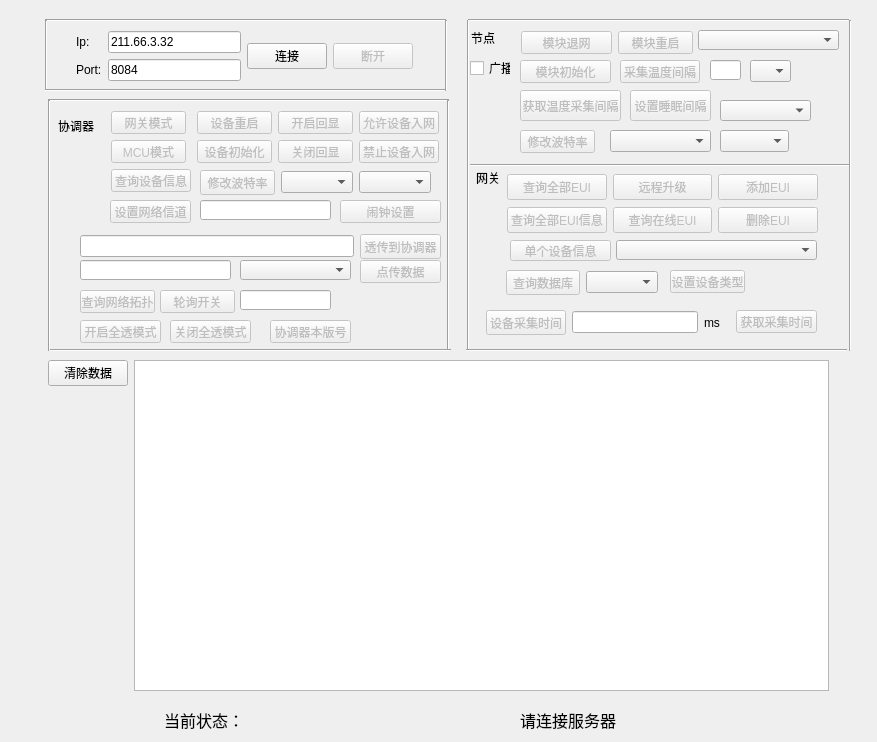
<?xml version="1.0" encoding="UTF-8"?>
<ui version="4.0">
 <class>DebugGateWay</class>
 <widget class="QDialog" name="DebugGateWay">
  <property name="geometry">
   <rect>
    <x>0</x>
    <y>0</y>
    <width>877</width>
    <height>742</height>
   </rect>
  </property>
  <property name="windowTitle">
   <string>调试工具Ver0.0</string>
  </property>
  <widget class="Line" name="line_13">
   <property name="geometry">
    <rect>
     <x>470</x>
     <y>150</y>
     <width>381</width>
     <height>31</height>
    </rect>
   </property>
   <property name="orientation">
    <enum>Qt::Horizontal</enum>
   </property>
  </widget>
  <widget class="Line" name="line_12">
   <property name="geometry">
    <rect>
     <x>448</x>
     <y>20</y>
     <width>41</width>
     <height>331</height>
    </rect>
   </property>
   <property name="orientation">
    <enum>Qt::Vertical</enum>
   </property>
  </widget>
  <widget class="QLabel" name="label_3">
   <property name="geometry">
    <rect>
     <x>58</x>
     <y>120</y>
     <width>54</width>
     <height>12</height>
    </rect>
   </property>
   <property name="text">
    <string>协调器</string>
   </property>
  </widget>
  <widget class="QComboBox" name="comboBox">
   <property name="geometry">
    <rect>
     <x>616</x>
     <y>240</y>
     <width>201</width>
     <height>20</height>
    </rect>
   </property>
  </widget>
  <widget class="Line" name="line_11">
   <property name="geometry">
    <rect>
     <x>830</x>
     <y>20</y>
     <width>41</width>
     <height>331</height>
    </rect>
   </property>
   <property name="orientation">
    <enum>Qt::Vertical</enum>
   </property>
  </widget>
  <widget class="Line" name="line_3">
   <property name="geometry">
    <rect>
     <x>436</x>
     <y>20</y>
     <width>20</width>
     <height>71</height>
    </rect>
   </property>
   <property name="orientation">
    <enum>Qt::Vertical</enum>
   </property>
  </widget>
  <widget class="QPushButton" name="mode_restart">
   <property name="enabled">
    <bool>false</bool>
   </property>
   <property name="geometry">
    <rect>
     <x>618</x>
     <y>31</y>
     <width>75</width>
     <height>23</height>
    </rect>
   </property>
   <property name="text">
    <string>模块重启</string>
   </property>
  </widget>
  <widget class="QWidget" name="layoutWidget">
   <property name="geometry">
    <rect>
     <x>48</x>
     <y>360</y>
     <width>781</width>
     <height>331</height>
    </rect>
   </property>
   <layout class="QGridLayout" name="gridLayout_6">
    <item row="1" column="0">
     <spacer name="verticalSpacer">
      <property name="orientation">
       <enum>Qt::Vertical</enum>
      </property>
      <property name="sizeHint" stdset="0">
       <size>
        <width>20</width>
        <height>40</height>
       </size>
      </property>
     </spacer>
    </item>
    <item row="0" column="0">
     <widget class="QPushButton" name="clear_data">
      <property name="text">
       <string>清除数据</string>
      </property>
     </widget>
    </item>
    <item row="0" column="1" rowspan="2">
     <widget class="QPlainTextEdit" name="plainTextEdit"/>
    </item>
   </layout>
  </widget>
  <widget class="QPushButton" name="temperature_IntervalI">
   <property name="enabled">
    <bool>false</bool>
   </property>
   <property name="geometry">
    <rect>
     <x>620</x>
     <y>60</y>
     <width>80</width>
     <height>23</height>
    </rect>
   </property>
   <property name="text">
    <string>采集温度间隔</string>
   </property>
  </widget>
  <widget class="QPushButton" name="mode_initialize">
   <property name="enabled">
    <bool>false</bool>
   </property>
   <property name="geometry">
    <rect>
     <x>520</x>
     <y>60</y>
     <width>91</width>
     <height>23</height>
    </rect>
   </property>
   <property name="text">
    <string>模块初始化</string>
   </property>
  </widget>
  <widget class="Line" name="line_5">
   <property name="geometry">
    <rect>
     <x>48</x>
     <y>85</y>
     <width>401</width>
     <height>31</height>
    </rect>
   </property>
   <property name="orientation">
    <enum>Qt::Horizontal</enum>
   </property>
  </widget>
  <widget class="QLabel" name="label_4">
   <property name="geometry">
    <rect>
     <x>471</x>
     <y>30</y>
     <width>31</width>
     <height>16</height>
    </rect>
   </property>
   <property name="text">
    <string>节点</string>
   </property>
  </widget>
  <widget class="Line" name="line_14">
   <property name="geometry">
    <rect>
     <x>466</x>
     <y>340</y>
     <width>381</width>
     <height>21</height>
    </rect>
   </property>
   <property name="orientation">
    <enum>Qt::Horizontal</enum>
   </property>
  </widget>
  <widget class="QWidget" name="layoutWidget_2">
   <property name="geometry">
    <rect>
     <x>76</x>
     <y>31</y>
     <width>337</width>
     <height>50</height>
    </rect>
   </property>
   <layout class="QGridLayout" name="gridLayout_5">
    <item row="0" column="0">
     <layout class="QGridLayout" name="gridLayout">
      <item row="0" column="0">
       <widget class="QLabel" name="label">
        <property name="text">
         <string>Ip:</string>
        </property>
       </widget>
      </item>
      <item row="0" column="1">
       <widget class="QLineEdit" name="ip_lineEdit">
        <property name="sizePolicy">
         <sizepolicy hsizetype="Expanding" vsizetype="Fixed">
          <horstretch>100</horstretch>
          <verstretch>100</verstretch>
         </sizepolicy>
        </property>
        <property name="text">
         <string>211.66.3.32</string>
        </property>
       </widget>
      </item>
      <item row="1" column="0">
       <widget class="QLabel" name="label_2">
        <property name="text">
         <string>Port:</string>
        </property>
       </widget>
      </item>
      <item row="1" column="1">
       <widget class="QLineEdit" name="port_lineEdit">
        <property name="text">
         <string>8084</string>
        </property>
       </widget>
      </item>
     </layout>
    </item>
    <item row="0" column="1">
     <layout class="QHBoxLayout" name="horizontalLayout">
      <item>
       <widget class="QPushButton" name="connect">
        <property name="text">
         <string>连接</string>
        </property>
       </widget>
      </item>
      <item>
       <widget class="QPushButton" name="disconnect">
        <property name="enabled">
         <bool>false</bool>
        </property>
        <property name="text">
         <string>断开</string>
        </property>
        <property name="iconSize">
         <size>
          <width>16</width>
          <height>25</height>
         </size>
        </property>
       </widget>
      </item>
     </layout>
    </item>
   </layout>
  </widget>
  <widget class="Line" name="line">
   <property name="geometry">
    <rect>
     <x>45</x>
     <y>10</y>
     <width>401</width>
     <height>20</height>
    </rect>
   </property>
   <property name="orientation">
    <enum>Qt::Horizontal</enum>
   </property>
  </widget>
  <widget class="Line" name="line_8">
   <property name="geometry">
    <rect>
     <x>433</x>
     <y>100</y>
     <width>31</width>
     <height>251</height>
    </rect>
   </property>
   <property name="orientation">
    <enum>Qt::Vertical</enum>
   </property>
  </widget>
  <widget class="Line" name="line_4">
   <property name="geometry">
    <rect>
     <x>36</x>
     <y>20</y>
     <width>20</width>
     <height>71</height>
    </rect>
   </property>
   <property name="orientation">
    <enum>Qt::Vertical</enum>
   </property>
  </widget>
  <widget class="QLineEdit" name="lineEdit">
   <property name="geometry">
    <rect>
     <x>710</x>
     <y>60</y>
     <width>31</width>
     <height>20</height>
    </rect>
   </property>
  </widget>
  <widget class="QLabel" name="label_5">
   <property name="geometry">
    <rect>
     <x>476</x>
     <y>170</y>
     <width>31</width>
     <height>16</height>
    </rect>
   </property>
   <property name="text">
    <string>网关</string>
   </property>
  </widget>
  <widget class="Line" name="line_2">
   <property name="geometry">
    <rect>
     <x>45</x>
     <y>80</y>
     <width>401</width>
     <height>20</height>
    </rect>
   </property>
   <property name="orientation">
    <enum>Qt::Horizontal</enum>
   </property>
  </widget>
  <widget class="QPushButton" name="mode_quit">
   <property name="enabled">
    <bool>false</bool>
   </property>
   <property name="geometry">
    <rect>
     <x>521</x>
     <y>31</y>
     <width>91</width>
     <height>23</height>
    </rect>
   </property>
   <property name="text">
    <string>模块退网</string>
   </property>
  </widget>
  <widget class="QWidget" name="layoutWidget_3">
   <property name="geometry">
    <rect>
     <x>507</x>
     <y>173</y>
     <width>311</width>
     <height>63</height>
    </rect>
   </property>
   <layout class="QGridLayout" name="gridLayout_4">
    <item row="1" column="0">
     <widget class="QPushButton" name="query_all_EUI">
      <property name="enabled">
       <bool>false</bool>
      </property>
      <property name="text">
       <string>查询全部EUI信息</string>
      </property>
     </widget>
    </item>
    <item row="1" column="1">
     <widget class="QPushButton" name="query_all_online">
      <property name="enabled">
       <bool>false</bool>
      </property>
      <property name="text">
       <string>查询在线EUI</string>
      </property>
     </widget>
    </item>
    <item row="0" column="2">
     <widget class="QPushButton" name="Add_Eui_funtion">
      <property name="enabled">
       <bool>false</bool>
      </property>
      <property name="text">
       <string>添加EUI</string>
      </property>
     </widget>
    </item>
    <item row="0" column="1">
     <widget class="QPushButton" name="RemoteUpgrate">
      <property name="enabled">
       <bool>false</bool>
      </property>
      <property name="text">
       <string>远程升级</string>
      </property>
     </widget>
    </item>
    <item row="1" column="2">
     <widget class="QPushButton" name="btn_delete">
      <property name="enabled">
       <bool>false</bool>
      </property>
      <property name="text">
       <string>删除EUI</string>
      </property>
     </widget>
    </item>
    <item row="0" column="0">
     <widget class="QPushButton" name="database_1_funtion">
      <property name="enabled">
       <bool>false</bool>
      </property>
      <property name="text">
       <string>查询全部EUI</string>
      </property>
     </widget>
    </item>
   </layout>
  </widget>
  <widget class="Line" name="line_6">
   <property name="geometry">
    <rect>
     <x>34</x>
     <y>100</y>
     <width>31</width>
     <height>251</height>
    </rect>
   </property>
   <property name="orientation">
    <enum>Qt::Vertical</enum>
   </property>
  </widget>
  <widget class="QPushButton" name="single_query">
   <property name="enabled">
    <bool>false</bool>
   </property>
   <property name="geometry">
    <rect>
     <x>510</x>
     <y>240</y>
     <width>101</width>
     <height>21</height>
    </rect>
   </property>
   <property name="text">
    <string>单个设备信息</string>
   </property>
  </widget>
  <widget class="Line" name="line_7">
   <property name="geometry">
    <rect>
     <x>50</x>
     <y>340</y>
     <width>401</width>
     <height>21</height>
    </rect>
   </property>
   <property name="orientation">
    <enum>Qt::Horizontal</enum>
   </property>
  </widget>
  <widget class="Line" name="line_9">
   <property name="geometry">
    <rect>
     <x>468</x>
     <y>5</y>
     <width>381</width>
     <height>31</height>
    </rect>
   </property>
   <property name="orientation">
    <enum>Qt::Horizontal</enum>
   </property>
  </widget>
  <widget class="QComboBox" name="comboBox_2">
   <property name="geometry">
    <rect>
     <x>698</x>
     <y>30</y>
     <width>141</width>
     <height>20</height>
    </rect>
   </property>
  </widget>
  <widget class="QLabel" name="message_Label">
   <property name="geometry">
    <rect>
     <x>164</x>
     <y>710</y>
     <width>80</width>
     <height>20</height>
    </rect>
   </property>
   <property name="font">
    <font>
     <family>宋体</family>
     <pointsize>12</pointsize>
    </font>
   </property>
   <property name="text">
    <string>当前状态：</string>
   </property>
  </widget>
  <widget class="QLabel" name="xiaoxilan_Label">
   <property name="geometry">
    <rect>
     <x>520</x>
     <y>710</y>
     <width>161</width>
     <height>20</height>
    </rect>
   </property>
   <property name="font">
    <font>
     <family>宋体</family>
     <pointsize>12</pointsize>
    </font>
   </property>
   <property name="text">
    <string>请连接服务器</string>
   </property>
  </widget>
  <widget class="QComboBox" name="comboBox_3">
   <property name="geometry">
    <rect>
     <x>240</x>
     <y>260</y>
     <width>111</width>
     <height>20</height>
    </rect>
   </property>
  </widget>
  <widget class="QPushButton" name="AlarmClock">
   <property name="enabled">
    <bool>false</bool>
   </property>
   <property name="geometry">
    <rect>
     <x>340</x>
     <y>200</y>
     <width>101</width>
     <height>23</height>
    </rect>
   </property>
   <property name="text">
    <string>闹钟设置</string>
   </property>
  </widget>
  <widget class="QWidget" name="layoutWidget">
   <property name="geometry">
    <rect>
     <x>80</x>
     <y>234</y>
     <width>361</width>
     <height>25</height>
    </rect>
   </property>
   <layout class="QHBoxLayout" name="horizontalLayout_3">
    <item>
     <widget class="QLineEdit" name="lineEdit_Send"/>
    </item>
    <item>
     <widget class="QPushButton" name="SendDataToTermial">
      <property name="enabled">
       <bool>false</bool>
      </property>
      <property name="text">
       <string>透传到协调器</string>
      </property>
     </widget>
    </item>
   </layout>
  </widget>
  <widget class="QLineEdit" name="point_lineEdit">
   <property name="geometry">
    <rect>
     <x>80</x>
     <y>260</y>
     <width>151</width>
     <height>20</height>
    </rect>
   </property>
  </widget>
  <widget class="QPushButton" name="point_funtion">
   <property name="enabled">
    <bool>false</bool>
   </property>
   <property name="geometry">
    <rect>
     <x>360</x>
     <y>260</y>
     <width>81</width>
     <height>23</height>
    </rect>
   </property>
   <property name="text">
    <string>点传数据</string>
   </property>
  </widget>
  <widget class="QWidget" name="layoutWidget">
   <property name="geometry">
    <rect>
     <x>200</x>
     <y>170</y>
     <width>231</width>
     <height>25</height>
    </rect>
   </property>
   <layout class="QHBoxLayout" name="horizontalLayout_2">
    <item>
     <widget class="QPushButton" name="Baud_Rate">
      <property name="enabled">
       <bool>false</bool>
      </property>
      <property name="text">
       <string>修改波特率</string>
      </property>
     </widget>
    </item>
    <item>
     <widget class="QComboBox" name="comboBox_4"/>
    </item>
    <item>
     <widget class="QComboBox" name="comboBox_5"/>
    </item>
   </layout>
  </widget>
  <widget class="QPushButton" name="SetType">
   <property name="enabled">
    <bool>false</bool>
   </property>
   <property name="geometry">
    <rect>
     <x>670</x>
     <y>270</y>
     <width>75</width>
     <height>23</height>
    </rect>
   </property>
   <property name="text">
    <string>设置设备类型</string>
   </property>
  </widget>
  <widget class="QPushButton" name="GainFuntion">
   <property name="enabled">
    <bool>false</bool>
   </property>
   <property name="geometry">
    <rect>
     <x>736</x>
     <y>310</y>
     <width>81</width>
     <height>23</height>
    </rect>
   </property>
   <property name="text">
    <string>获取采集时间</string>
   </property>
  </widget>
  <widget class="QWidget" name="layoutWidget">
   <property name="geometry">
    <rect>
     <x>506</x>
     <y>270</y>
     <width>152</width>
     <height>25</height>
    </rect>
   </property>
   <layout class="QHBoxLayout" name="horizontalLayout_4">
    <item>
     <widget class="QPushButton" name="QueryDb">
      <property name="enabled">
       <bool>false</bool>
      </property>
      <property name="text">
       <string>查询数据库</string>
      </property>
     </widget>
    </item>
    <item>
     <widget class="QComboBox" name="QueryType"/>
    </item>
   </layout>
  </widget>
  <widget class="QWidget" name="layoutWidget">
   <property name="geometry">
    <rect>
     <x>486</x>
     <y>310</y>
     <width>234</width>
     <height>25</height>
    </rect>
   </property>
   <layout class="QHBoxLayout" name="horizontalLayout_5">
    <item>
     <widget class="QPushButton" name="GainTimeFFuntion">
      <property name="enabled">
       <bool>false</bool>
      </property>
      <property name="text">
       <string>设备采集时间</string>
      </property>
     </widget>
    </item>
    <item>
     <widget class="QLineEdit" name="lineEditGainTime"/>
    </item>
    <item>
     <widget class="QLabel" name="label_6">
      <property name="text">
       <string>ms</string>
      </property>
     </widget>
    </item>
   </layout>
  </widget>
  <widget class="QLineEdit" name="Time">
   <property name="geometry">
    <rect>
     <x>240</x>
     <y>290</y>
     <width>91</width>
     <height>20</height>
    </rect>
   </property>
  </widget>
  <widget class="QPushButton" name="pushButton">
   <property name="enabled">
    <bool>false</bool>
   </property>
   <property name="geometry">
    <rect>
     <x>160</x>
     <y>290</y>
     <width>75</width>
     <height>23</height>
    </rect>
   </property>
   <property name="text">
    <string>轮询开关</string>
   </property>
  </widget>
  <widget class="QPushButton" name="CollectTime">
   <property name="enabled">
    <bool>false</bool>
   </property>
   <property name="geometry">
    <rect>
     <x>520</x>
     <y>90</y>
     <width>101</width>
     <height>31</height>
    </rect>
   </property>
   <property name="text">
    <string>获取温度采集间隔</string>
   </property>
  </widget>
  <widget class="QPushButton" name="SetRoute">
   <property name="enabled">
    <bool>false</bool>
   </property>
   <property name="geometry">
    <rect>
     <x>110</x>
     <y>200</y>
     <width>81</width>
     <height>23</height>
    </rect>
   </property>
   <property name="text">
    <string>设置网络信道</string>
   </property>
  </widget>
  <widget class="QLineEdit" name="lineEdit_2">
   <property name="geometry">
    <rect>
     <x>200</x>
     <y>200</y>
     <width>131</width>
     <height>20</height>
    </rect>
   </property>
  </widget>
  <widget class="QPushButton" name="SetSleepTime">
   <property name="enabled">
    <bool>false</bool>
   </property>
   <property name="geometry">
    <rect>
     <x>630</x>
     <y>90</y>
     <width>81</width>
     <height>31</height>
    </rect>
   </property>
   <property name="text">
    <string>设置睡眠间隔</string>
   </property>
  </widget>
  <widget class="QComboBox" name="comboBox_Time">
   <property name="geometry">
    <rect>
     <x>720</x>
     <y>100</y>
     <width>91</width>
     <height>21</height>
    </rect>
   </property>
  </widget>
  <widget class="QPushButton" name="Setbotel">
   <property name="enabled">
    <bool>false</bool>
   </property>
   <property name="geometry">
    <rect>
     <x>520</x>
     <y>130</y>
     <width>75</width>
     <height>23</height>
    </rect>
   </property>
   <property name="text">
    <string>修改波特率</string>
   </property>
  </widget>
  <widget class="QComboBox" name="comboBox_botel">
   <property name="geometry">
    <rect>
     <x>610</x>
     <y>130</y>
     <width>101</width>
     <height>22</height>
    </rect>
   </property>
  </widget>
  <widget class="QComboBox" name="comboBox_V">
   <property name="geometry">
    <rect>
     <x>720</x>
     <y>130</y>
     <width>69</width>
     <height>22</height>
    </rect>
   </property>
  </widget>
  <widget class="QPushButton" name="QueryNetwork">
   <property name="enabled">
    <bool>false</bool>
   </property>
   <property name="geometry">
    <rect>
     <x>80</x>
     <y>290</y>
     <width>75</width>
     <height>23</height>
    </rect>
   </property>
   <property name="text">
    <string>查询网络拓扑</string>
   </property>
  </widget>
  <widget class="QComboBox" name="comboBox_6">
   <property name="geometry">
    <rect>
     <x>750</x>
     <y>60</y>
     <width>41</width>
     <height>22</height>
    </rect>
   </property>
  </widget>
  <widget class="QPushButton" name="StartmodulFuntion">
   <property name="enabled">
    <bool>false</bool>
   </property>
   <property name="geometry">
    <rect>
     <x>80</x>
     <y>320</y>
     <width>81</width>
     <height>23</height>
    </rect>
   </property>
   <property name="text">
    <string>开启全透模式</string>
   </property>
  </widget>
  <widget class="QPushButton" name="StopmoFuntion">
   <property name="enabled">
    <bool>false</bool>
   </property>
   <property name="geometry">
    <rect>
     <x>170</x>
     <y>320</y>
     <width>81</width>
     <height>23</height>
    </rect>
   </property>
   <property name="text">
    <string>关闭全透模式</string>
   </property>
  </widget>
  <widget class="QCheckBox" name="checkBox">
   <property name="geometry">
    <rect>
     <x>470</x>
     <y>60</y>
     <width>41</width>
     <height>16</height>
    </rect>
   </property>
   <property name="text">
    <string>广播</string>
   </property>
  </widget>
  <widget class="QPushButton" name="gateway_mode">
   <property name="enabled">
    <bool>false</bool>
   </property>
   <property name="geometry">
    <rect>
     <x>111</x>
     <y>111</y>
     <width>75</width>
     <height>23</height>
    </rect>
   </property>
   <property name="text">
    <string>网关模式</string>
   </property>
  </widget>
  <widget class="QPushButton" name="equipment_restart">
   <property name="enabled">
    <bool>false</bool>
   </property>
   <property name="geometry">
    <rect>
     <x>197</x>
     <y>111</y>
     <width>75</width>
     <height>23</height>
    </rect>
   </property>
   <property name="text">
    <string>设备重启</string>
   </property>
  </widget>
  <widget class="QPushButton" name="start_echo">
   <property name="enabled">
    <bool>false</bool>
   </property>
   <property name="geometry">
    <rect>
     <x>278</x>
     <y>111</y>
     <width>75</width>
     <height>23</height>
    </rect>
   </property>
   <property name="text">
    <string>开启回显</string>
   </property>
  </widget>
  <widget class="QPushButton" name="mcu_mode">
   <property name="enabled">
    <bool>false</bool>
   </property>
   <property name="geometry">
    <rect>
     <x>111</x>
     <y>140</y>
     <width>75</width>
     <height>23</height>
    </rect>
   </property>
   <property name="text">
    <string>MCU模式</string>
   </property>
  </widget>
  <widget class="QPushButton" name="AllowNetwork">
   <property name="enabled">
    <bool>false</bool>
   </property>
   <property name="geometry">
    <rect>
     <x>359</x>
     <y>111</y>
     <width>80</width>
     <height>23</height>
    </rect>
   </property>
   <property name="text">
    <string>允许设备入网</string>
   </property>
  </widget>
  <widget class="QPushButton" name="equipment_initialize">
   <property name="enabled">
    <bool>false</bool>
   </property>
   <property name="geometry">
    <rect>
     <x>197</x>
     <y>140</y>
     <width>75</width>
     <height>23</height>
    </rect>
   </property>
   <property name="text">
    <string>设备初始化</string>
   </property>
  </widget>
  <widget class="QPushButton" name="off_echo">
   <property name="enabled">
    <bool>false</bool>
   </property>
   <property name="geometry">
    <rect>
     <x>278</x>
     <y>140</y>
     <width>75</width>
     <height>23</height>
    </rect>
   </property>
   <property name="text">
    <string>关闭回显</string>
   </property>
  </widget>
  <widget class="QPushButton" name="query_equipment">
   <property name="enabled">
    <bool>false</bool>
   </property>
   <property name="geometry">
    <rect>
     <x>111</x>
     <y>169</y>
     <width>80</width>
     <height>23</height>
    </rect>
   </property>
   <property name="text">
    <string>查询设备信息</string>
   </property>
  </widget>
  <widget class="QPushButton" name="StopNetwork">
   <property name="enabled">
    <bool>false</bool>
   </property>
   <property name="geometry">
    <rect>
     <x>359</x>
     <y>140</y>
     <width>80</width>
     <height>23</height>
    </rect>
   </property>
   <property name="text">
    <string>禁止设备入网</string>
   </property>
  </widget>
  <widget class="QPushButton" name="VersionFuntion">
   <property name="enabled">
    <bool>false</bool>
   </property>
   <property name="geometry">
    <rect>
     <x>270</x>
     <y>320</y>
     <width>81</width>
     <height>23</height>
    </rect>
   </property>
   <property name="text">
    <string>协调器本版号</string>
   </property>
  </widget>
 </widget>
 <resources/>
 <connections/>
</ui>
